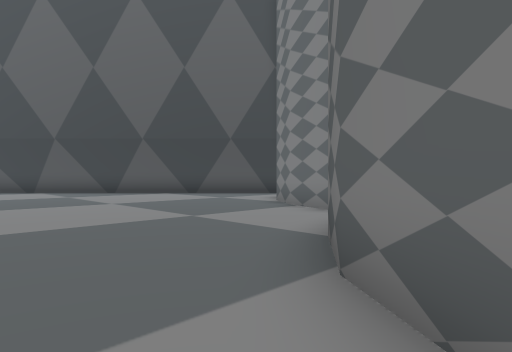
[1] (above)

20 first-person views from a walk through a 3-D level made in the Unity game engine. The camera is 1.4 m above the floor, looks level and sees 75° across. The floor is counted in squares, 2 m on a side. Each view is taken from the middle of a square. On the plan, view 1 faces up. The plan holds only what a view shows up to about 10 squares ahead; the rest is blank. The place goes on beyond the plan. The player character is not drawn. Some surface patterns are stand-ins.

[2]
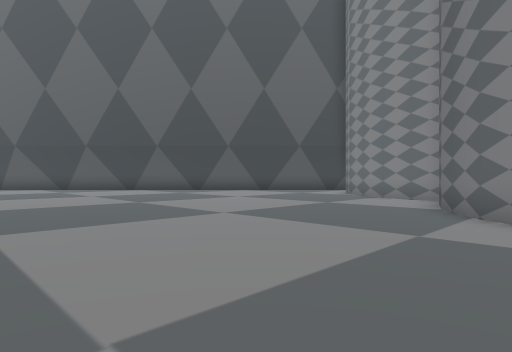

[3]
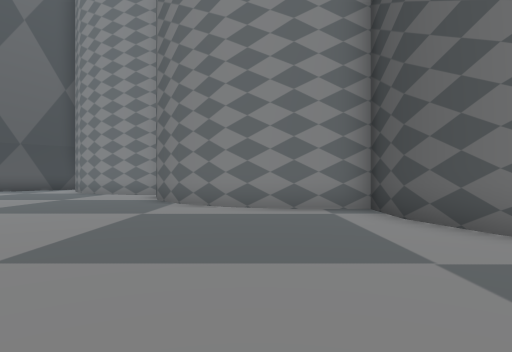

[4]
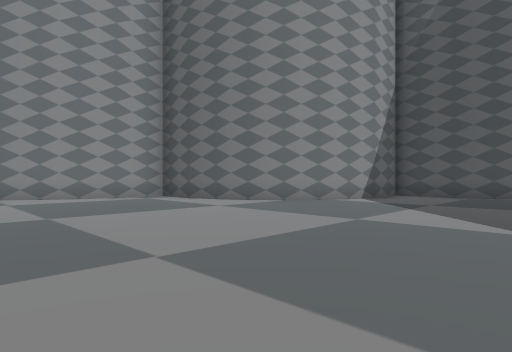

[5]
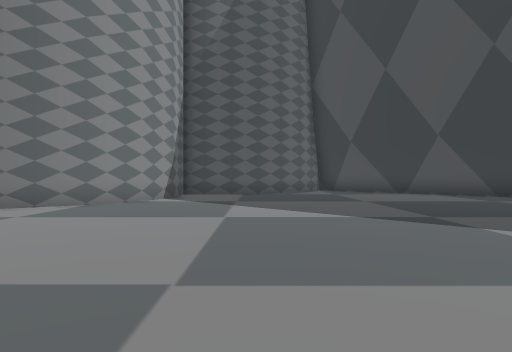

[6]
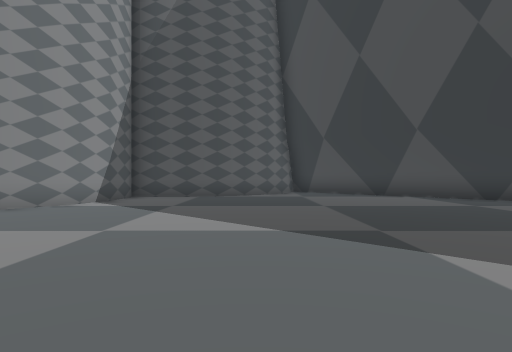

[7]
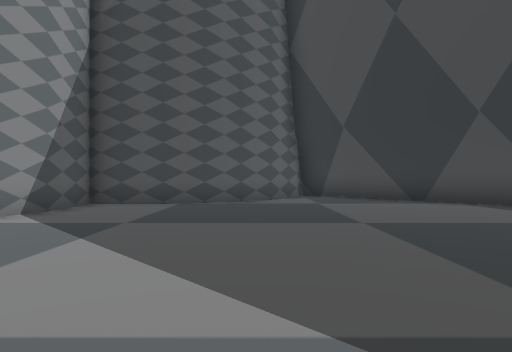

[8]
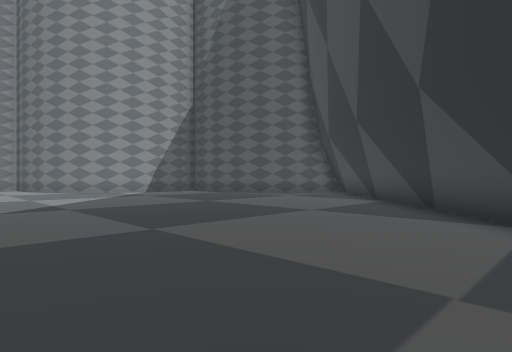

[9]
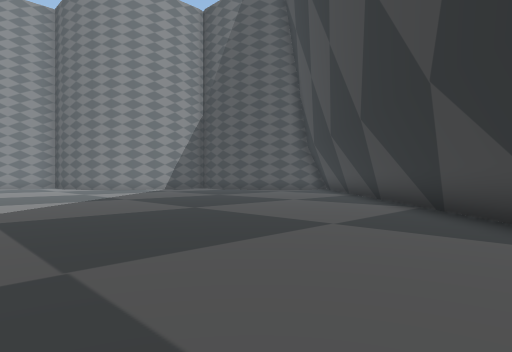

[10]
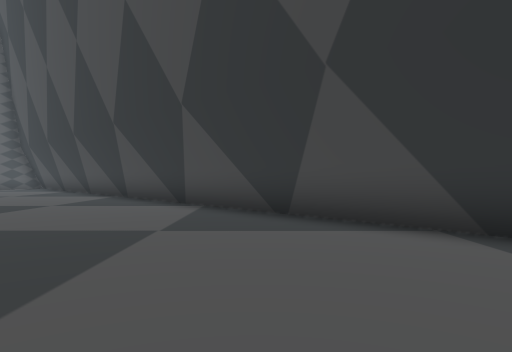

[11]
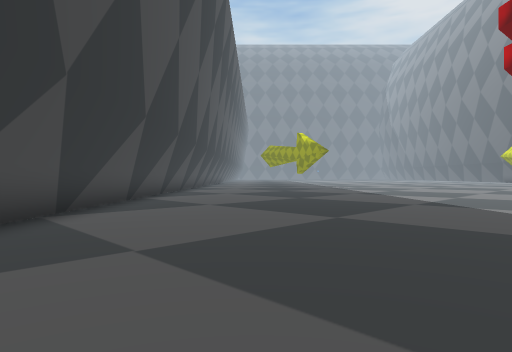

[12]
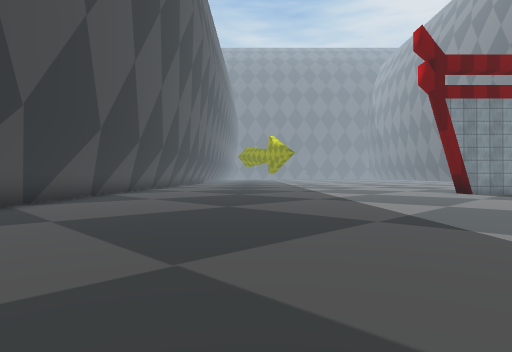

[13]
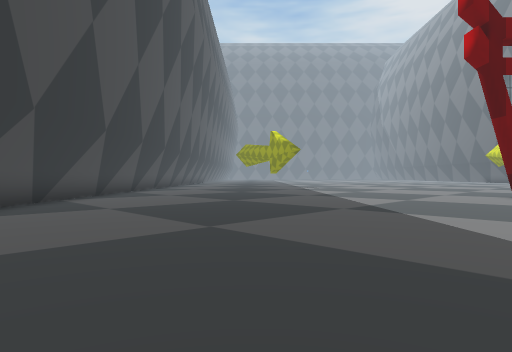

[14]
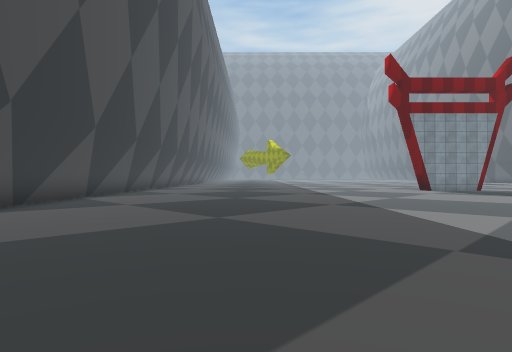

[15]
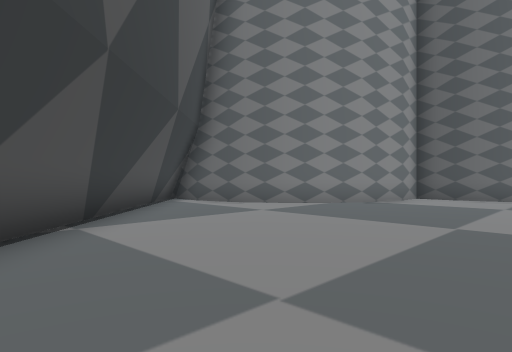

[16]
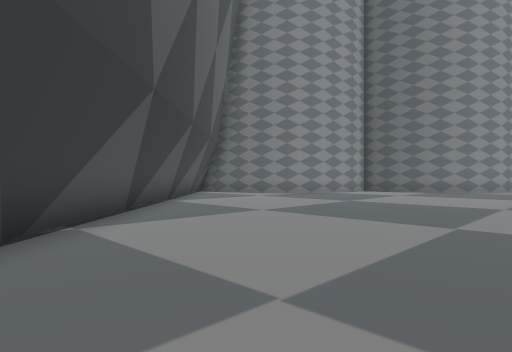

[17]
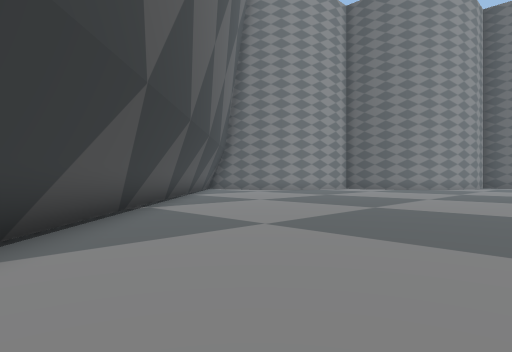

[18]
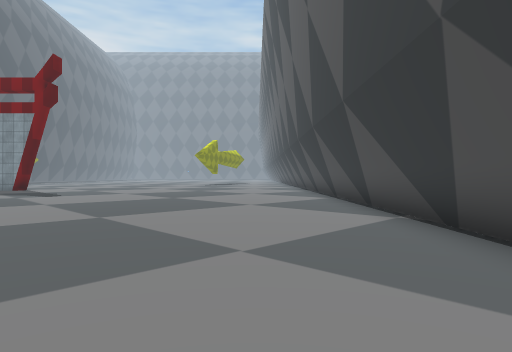

[19]
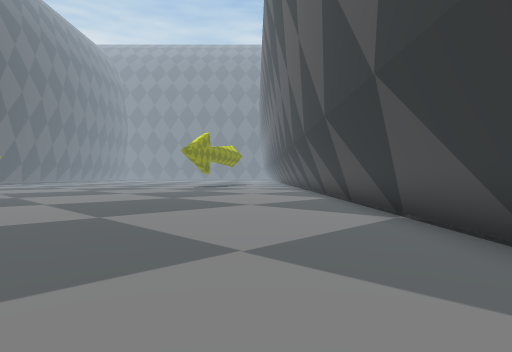

[20]
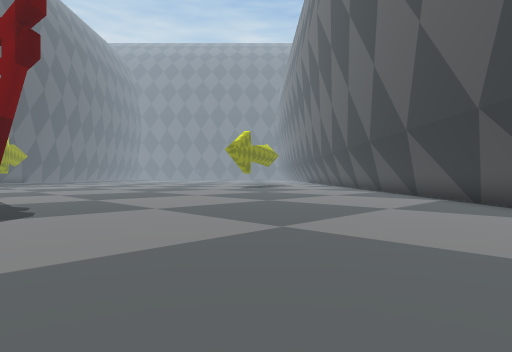

### Floor plan
Points are (right, up) in squares from view 1. A wall is a line through its corners. A room is listed if a view was taken in it or the views show most of it. See-through windows are left out.
Room 1 (views 1, 2, 3, 4, 5, 6, 7, 8, 9, 10, 11, 12, 13, 14, 15, 16, 17, 18, 19, 20)
walls: (2.1, 6.2) (1.6, 6.8) (0.8, 8.2) (0.6, 9.7) (0.8, 11.3) (1.6, 12.7) (2, 13.1); (2.9, -10.1) (1.5, -8.7) (0.8, -7.4) (0.6, -5.8) (0.8, -4.3) (1.6, -2.9) (2.7, -1.7) (1.6, -0.6) (0.8, 0.8) (0.6, 2.3) (0.8, 3.9) (1.6, 5.3) (2, 5.7); (0.6, -14.3) (0.8, -12.7) (1.5, -11.3) (2.7, -10.2); (-24, -16.4) (-1.1, -16.4); (2, 13.4) (-24, 13.4)
low walls: (-15.5, 13.6) (-20.4, 13.6); (-5.6, 13.6) (-15.4, 13.6); (-20.5, 13.6) (-24, 13.6); (-0.6, 13.6) (-5.5, 13.6); (0.4, 13.6) (-0.5, 13.6); (-24, -16.5) (-1.4, -16.5); (1.4, 13.6) (0.5, 13.6)

Positions as (right, up) in squares from view 1, and headings:
1: (0, 0), facing up
2: (-3, -3), facing up
3: (-4, -5), facing up-right
4: (-9, -5), facing right
5: (-8, -3), facing down-right
6: (-8, -5), facing down-right
7: (-6, -7), facing down-right
8: (-13, -13), facing right
9: (-16, -13), facing right
10: (-20, -12), facing down-right
11: (-13, -13), facing left
12: (-11, -11), facing left
13: (-14, -11), facing left
14: (-8, -11), facing left
15: (-8, 11), facing right
16: (-13, 11), facing right
17: (-16, 11), facing right
18: (-8, 11), facing left
19: (-13, 11), facing left
20: (-14, 8), facing left
